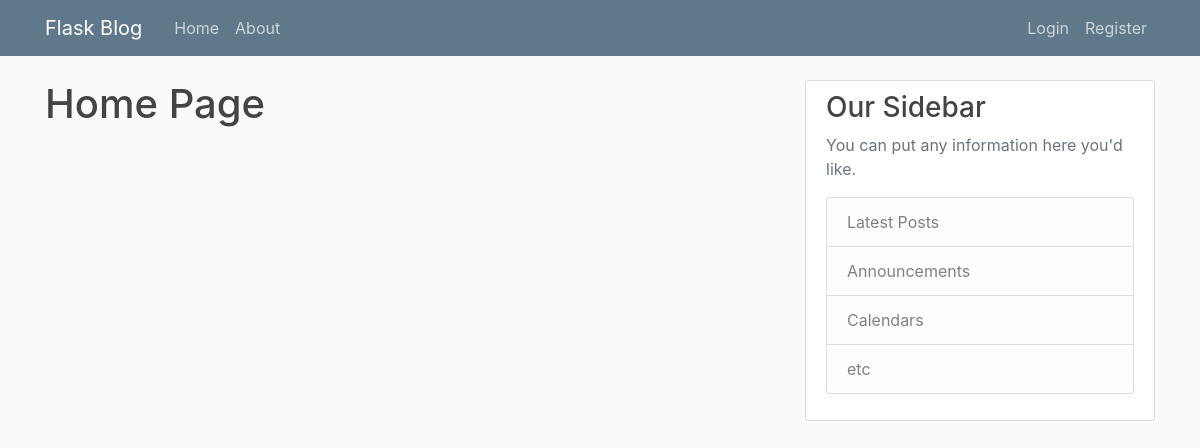
The app's page /home, older data.
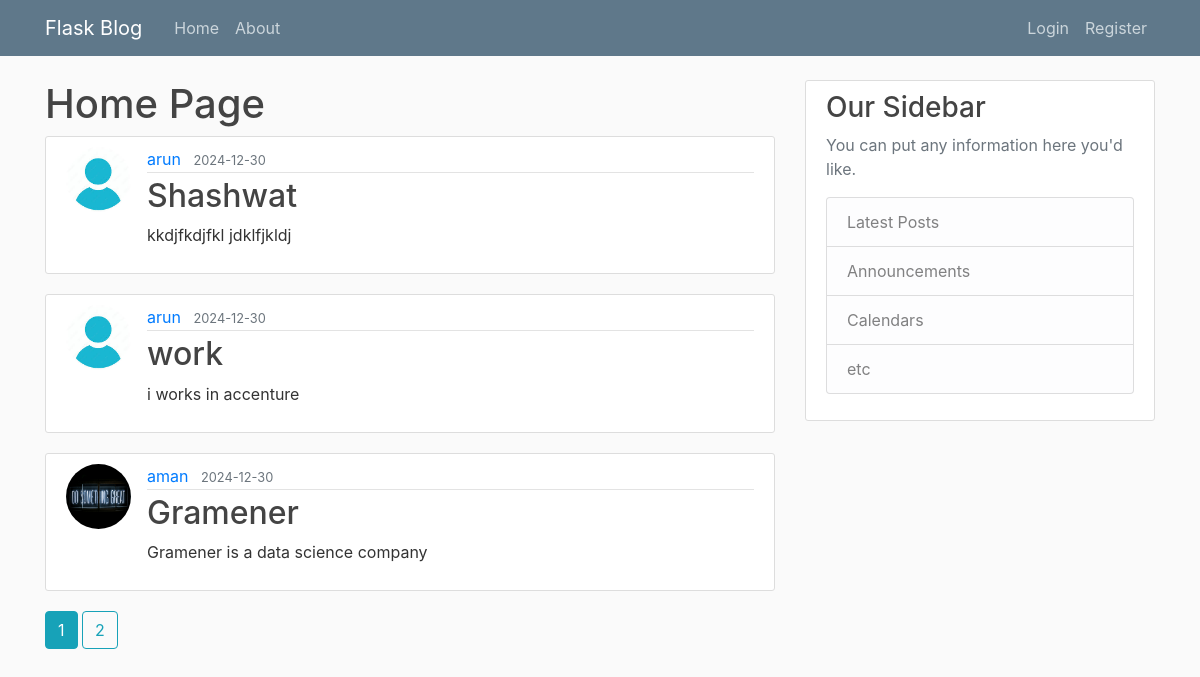
The same page, newer data.
### flaskblog/models.py (models this page shows, shortened)
class Post(db.Model, UserMixin):
    id = db.Column(db.Integer, primary_key=True)
    title = db.Column(db.String(100), nullable=False)
    date_posted = db.Column(db.DateTime, nullable=False, default=datetime.utcnow)
    content = db.Column(db.Text, nullable=False)
    user_id = db.Column(db.Integer, db.ForeignKey('user.id'), nullable=False)

class User(db.Model, UserMixin):
    id = db.Column(db.Integer, primary_key=True)
    username = db.Column(db.String(20), unique=True, nullable=False)
    email = db.Column(db.String(120), unique=True, nullable=False)
    image_file = db.Column(db.String(20), nullable=False, default='default.jpg')
    password = db.Column(db.String(60), nullable=False)
    posts = db.relationship('Post', backref='author', lazy=True)

### flaskblog/routes.py (the view)
@app.route('/')
@app.route('/home')
def home():
    page = request.args.get('page', 1, type=int)
    posts = Post.query.order_by(Post.date_posted.desc()).paginate(page=page, per_page=3)
    return render_template('home.html',posts=posts, page=page)

### flaskblog/templates/home.html
{% extends "layout.html" %}
{% block content %}
    <h1>Home Page</h1>
    {% for post in posts.items %}
        <article class="media content-section">
            <img class="rounded-circle article-img" src="{{ url_for('static', filename='profile_pics/' + post.author.image_file) }}">
            <div class="media-body">
            <div class="article-metadata">
                <a class="mr-2" href="{{ url_for('user_posts',username=post.author.username)}}">{{ post.author.username }}</a>
                <small class="text-muted">{{ post.date_posted.strftime('%Y-%m-%d') }}</small>
            </div>
            <h2><a class="article-title" href="{{ url_for('post',post_id=post.id)}}">{{ post.title }}</a></h2>
            <p class="article-content">{{ post.content }}</p>
            </div>
        </article>
    {% endfor %}
    {% for page_num in posts.iter_pages(left_edge=1, right_edge=1, left_current=1, right_current=1) %}
        {% if page_num %}
            {% if page_num == posts.page: %}
                <strong><a class="btn btn-info mb-4" href="{{ url_for('home', page=page_num) }}">{{ page_num }}</a></strong>
            {% else: %}
                <a class="btn btn-outline-info mb-4" href="{{ url_for('home', page=page_num) }}">{{ page_num }}</a>
            {% endif %}
        {% else %}
            ...
        {% endif %}
    {% endfor %}
{% endblock content%}

### flaskblog/templates/layout.html (shortened to what this page needs)
<!DOCTYPE html>
<html>
<head>
    <link rel="stylesheet" href="https://cdn.jsdelivr.net/npm/bootstrap@4.4.1/dist/css/bootstrap.min.css">
    <link rel="stylesheet" type="text/css" href="{{ url_for('static', filename='main.css') }}">
</head>
<body>
    <header class="site-header">
        <nav class="navbar navbar-expand-md navbar-dark bg-steel fixed-top">
          <div class="container">
            <a class="navbar-brand mr-4" href="/">Flask Blog</a>
            <div class="collapse navbar-collapse" id="navbarToggle">
              <div class="navbar-nav mr-auto">
                <a class="nav-item nav-link" href="/">Home</a>
                <a class="nav-item nav-link" href="{{url_for('about')}}">About</a>
              </div>
              <div class="navbar-nav">
                {% if current_user.is_authenticated %}
                    <a class="nav-item nav-link" href="{{url_for('new_post')}}">New Post</a>
                    <a class="nav-item nav-link" href="{{url_for('account')}}">Account</a>
                    <a class="nav-item nav-link" href="{{url_for('logout')}}">Logout</a>
                {% else %}
                    <a class="nav-item nav-link" href="{{url_for('login')}}">Login</a>
                    <a class="nav-item nav-link" href="{{url_for('register')}}">Register</a>
                {% endif %}
              </div>
            </div>
          </div>
        </nav>
      </header>
    <main role="main" class="container">
        <div class="row">
          <div class="col-md-8">
            {% block content %}
            {% endblock %}
          </div>
          <div class="col-md-4">
            <div class="content-section">
              <h3>Our Sidebar</h3>
              <p class='text-muted'>You can put any information here you'd like.
                <ul class="list-group">
                  <li class="list-group-item list-group-item-light">Latest Posts</li>
                  <li class="list-group-item list-group-item-light">Announcements</li>
                  <li class="list-group-item list-group-item-light">Calendars</li>
                  <li class="list-group-item list-group-item-light">etc</li>
                </ul>
              </p>
            </div>
          </div>
        </div>
      </main>
</body>
</html>

### flaskblog/static/main.css (style rules this page uses)
body { background: #fafafa; color: #333333; margin-top: 5rem; }
h1, h2, h3, h4, h5, h6 { color: #444444; }
.bg-steel { background-color: #5f788a; }
.site-header .navbar-nav .nav-link { color: #cbd5db; }
.content-section { background: #ffffff; padding: 10px 20px; border: 1px solid #dddddd; border-radius: 3px; margin-bottom: 20px; }
.article-title { color: #444444; }
.article-content { white-space: pre-line; }
.article-img { height: 65px; width: 65px; margin-right: 16px; }
.article-metadata { padding-bottom: 1px; margin-bottom: 4px; border-bottom: 1px solid #e3e3e3 }

Row changes from the older to the newer data that the page shows:
added Post: image_file (placeholder picture), author.username "arun", date_posted "2024-12-30", title "Shashwat", content "kkdjfkdjfkl jdklfjkldj"
added Post: image_file (placeholder picture), author.username "arun", date_posted "2024-12-30", title "work", content "i works in accenture"
added Post: image_file (picture), author.username "aman", date_posted "2024-12-30", title "Gramener", content "Gramener is a data science company"
Text that changed along with them:
new list line: "1"
new list line: "2"
